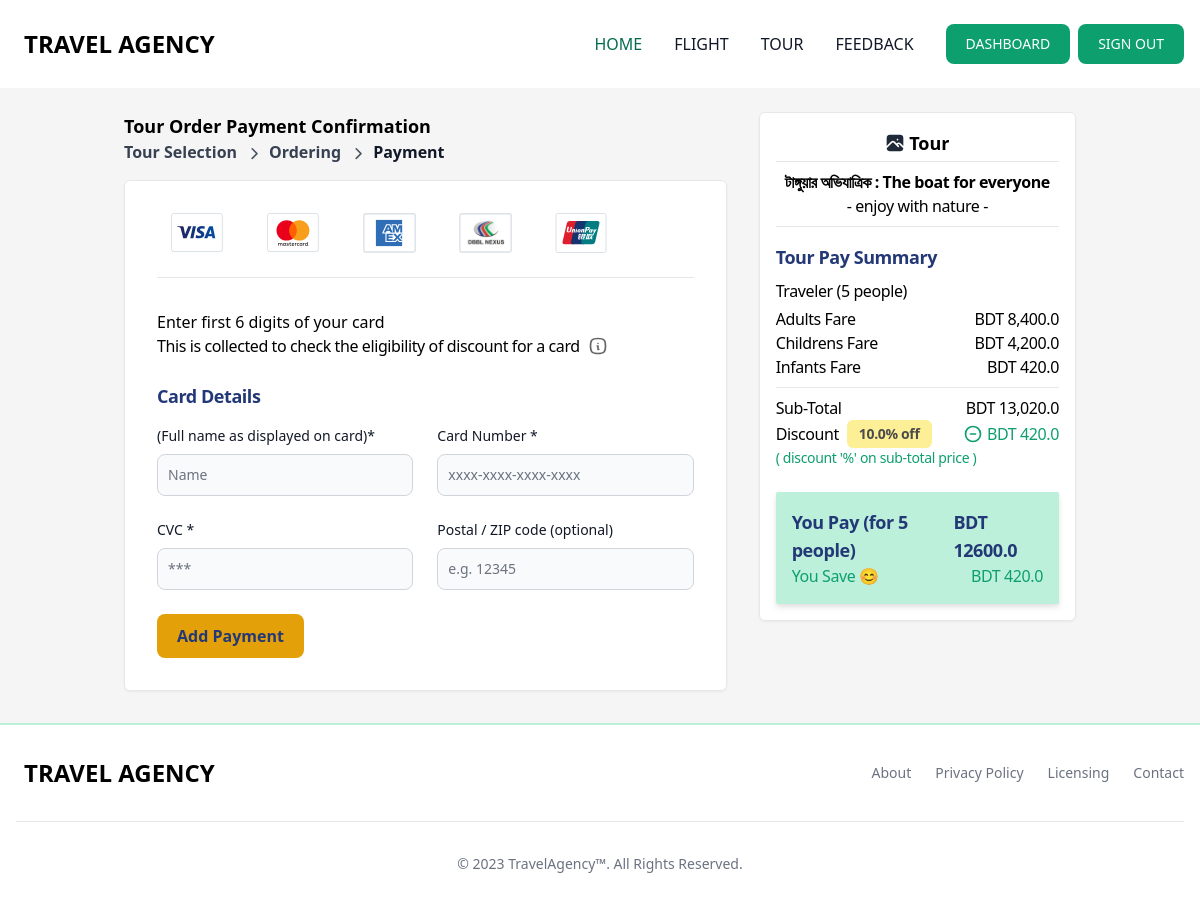
/tour/tour-payments/2 (signed in), run on the app's committed database.
### app_tour/models.py (models this page shows, shortened)
class TourOrderModel(models.Model):
    user =  models.ForeignKey(User, on_delete=models.CASCADE, null=True)
    package = models.ForeignKey(TourPackageModel, on_delete=models.CASCADE, null=True)
    adult_traveler = models.PositiveIntegerField(null=True, default=1)
    child_traveler = models.PositiveIntegerField(null=True, blank=True)
    infant_traveler = models.PositiveIntegerField(null=True, blank=True)
    hotel_name = models.CharField(max_length=525, null=True)
    journey_date = models.DateTimeField()
    created_at = models.DateTimeField(auto_now_add=True)
    class Meta:
        verbose_name = "Tour Package Order"
        verbose_name_plural = "Tour Package Orders"
        ordering = [
            '-id'
        ]

class TourPackageModel(models.Model):
    package_title = models.CharField(max_length=525, null=True)
    package_cover_image = models.ImageField(upload_to="tour_package_cover_images", null=True, blank=True)
    tour_location = models.ForeignKey(
        TourLocationModel, on_delete=models.CASCADE, null=True, blank=True
    )
    tour_duration = models.IntegerField(null=True, blank=True)
    peoples_limit = models.PositiveIntegerField(default=1, null=True, blank=True)
    details = RichTextUploadingField(null=True)
    options = RichTextUploadingField(null=True)
    policy = RichTextUploadingField(null=True)
    journey_date = models.DateTimeField()
    package_price = models.FloatField(null=True, blank=True)
    Children_package_price = models.FloatField(null=True, default= 50, help_text="Enter 50 percent children traveler")
    Infant_package_price = models.FloatField(null=True, default= 90, help_text="Enter 90 percent infant traveler")
    discount = models.ForeignKey("app_flight.Discount", on_delete=models.CASCADE, null=True, blank=True)
    hotel = models.ManyToManyField(HotelModel)
    created_at = models.DateTimeField(auto_now_add=True)
    def get_discount_price(self):
        if self.discount:
            return (self.package_price / 100) * self.discount.amount
    class Meta:
        verbose_name = "Tour Package"
        verbose_name_plural = "Tour Packages"
        ordering = ["-id"]

### app_flight/models.py (models this page shows, shortened)
class Discount(models.Model):
    name = models.CharField(max_length=122, null=True)
    code = models.CharField(max_length=122, null=True)
    amount = models.FloatField(null=True)
    start_date = models.DateTimeField(default=timezone.now)
    end_date = models.DateTimeField(default=timezone.now)
    created_at = models.DateTimeField(auto_now_add=True)
    class Meta:
        verbose_name = "Discount"
        verbose_name_plural = "Discounts"
        ordering = ["-id"]

### app_tour/views.py (the view, shortened to what this page needs)
# urls.py: path("tour-payments/<int:pk>", TourPaymentsView.as_view(), name="tour_payments"),
@method_decorator(signin_decorators, name="dispatch")
class TourPaymentsView(FormView):
    template_name = 'app_tour/payments.html'
    form_class = TourPaymentsForm
    success_url = reverse_lazy("app_main:order-list")
    def get_context_data(self, **kwargs):
        context = super().get_context_data(**kwargs)
        pk = self.kwargs.get('pk')
        order = get_object_or_404(TourOrderModel, id=pk)
        children_base_fare = order.package.package_price - ((order.package.package_price / 100) * order.package.Children_package_price)
        infant_base_fare = order.package.package_price - ((order.package.package_price / 100) * order.package.Infant_package_price)
        adults_fare = order.package.package_price * order.adult_traveler if order.adult_traveler else 0
        childrens_fare = children_base_fare * order.child_traveler if order.child_traveler else 0
        infants_fare = infant_base_fare * order.infant_traveler if order.infant_traveler else 0
        sub_total = adults_fare + childrens_fare + infants_fare
        total_fare = sub_total - order.package.get_discount_price() if order.package.discount else sub_total
        discount_price = order.package.get_discount_price()
        total_traveler = 0
        if order.child_traveler:
            if order.infant_traveler:
                total_traveler = order.adult_traveler + order.child_traveler + order.infant_traveler
            else:
                total_traveler = order.adult_traveler + order.child_traveler
        else:
            total_traveler = order.adult_traveler
        context['adults_fare'] = adults_fare
        context['childrens_fare'] = childrens_fare
        context['infants_fare'] = infants_fare
        context['sub_total'] = sub_total
        context['total_fare'] = total_fare
        context['discount_price'] = discount_price
        context['total_traveler'] = total_traveler
        context['order_obj'] = order
        return context

### templates/app_tour/payments.html (shortened to what this page needs)
{% extends 'base.html' %}
{% load humanize %}
{% load static %}
{% block main %}
<section class="container mt-6">
    <div class="flex flex-col md:flex-row justify-between items-start gap-8 dark:bg-gray-800 dark:border-gray-700 dark:hover:bg-gray-700">
        <div class="w-full md:w-auto flex-1">
            <div class="flex flex-wrap justify-between items-center">
                <p class="text-lg font-bold">Tour Order Payment Confirmation</p>
                <div class="flex items-center gap-2">
                   <p class="text-md text-gray-700 font-semibold">Tour Selection</p>
                   <p class="text-md text-gray-700 font-semibold">Ordering</p>
                   <p class="text-md text-gray-900 font-semibold">Payment</p>
                </div>
             </div>
            <div class="mt-4 p-8 bg-white border border-gray-200 rounded-md drop-shadow-sm">
                <div class="flex justify-start items-center gap-4">
                    <img src="{% static 'images/card-icons/visa.svg' %}" class="w-20 h-10" alt="">
                    <img src="{% static 'images/card-icons/master.svg' %}" class="w-20 h-10" alt="">
                    <img src="{% static 'images/card-icons/ae.svg' %}" class="w-20 h-10" alt="">
                    <img src="{% static 'images/card-icons/db.svg' %}" class="w-20 h-10" alt="">
                    <img src="{% static 'images/card-icons/up.svg' %}" class="w-20 h-10" alt="">
                </div> <hr class="mt-6">
                <p class="mt-8 text-md font-normal">Enter first 6 digits of your card</p>
                <div class="flex items-center gap-2">
                    <p class="text-md text-start font-normal tracking-tight">This is collected to check the eligibility of discount for a card</p>
                </div>
                <p class="mt-6 text-lg text-start text-blue-900 font-bold tracking-tight">Card Details</p>
                <form class="mt-4" method="POST">
                    <div class="mt-4 grid gap-6 md:grid-cols-2">
                        <div>
                            <label for="name" class="block mb-2 text-sm font-medium text-gray-900 dark:text-white">(Full name as displayed on card)*</label>
                            {{ form.user_card_name }}
                        </div>
                        <div>
                            <label for="card_number" class="block mb-2 text-sm font-medium text-gray-900 dark:text-white">Card Number *</label>
                            {{ form.user_card_number }}
                        </div>
                        <div>
                           <label for="cvc" class="block mb-2 text-sm font-medium text-gray-900 dark:text-white">CVC *
                           </label>
                           {{ form.user_cvc_number }}
                        </div>
                        <div>
                            <label for="code" class="block mb-2 text-sm font-medium text-gray-900 dark:text-white">Postal / ZIP code (optional)</label>
                            {{ form.user_postal_code }}
                        </div>
                     </div>
                     <button type="submit" class="mt-6 focus:outline-none text-blue-900 bg-yellow-400 hover:bg-yellow-500 focus:ring-4 focus:ring-yellow-300 font-semibold rounded-lg text-md px-5 py-2.5 mr-2 dark:focus:ring-yellow-900">Add Payment</button>
                </form>
            </div>
        </div>
        <div class="w-full md:w-1/3 mt-2 md:mt-0 p-4 bg-white border border-gray-200 rounded-md drop-shadow-sm md:sticky md:top-28">
            <div class="flex justify-center items-center gap-1">
                <p class="text-lg text-center font-semibold">Tour</p>
             </div> <hr class="mt-1">
             <p class="mt-2 text-md text-center font-bold tracking-tight">{{ order_obj.package.package_title }}</p>
             <p class="text-md text-center font-normal tracking-tight">- enjoy with nature -</p> <hr class="mt-2">
             <p class="mt-4 text-lg text-start text-blue-900 font-semibold tracking-tight">Tour Pay Summary</p>
             <p class="mt-2 text-md text-start font-normal tracking-tight mb-1">Traveler ({{ total_traveler }} people)</p>
             <div class="flex justify-between items-center">
                <p class="text-md font-normal tracking-tight">Adults Fare</p>
                <p class="text-md font-normal tracking-tight">BDT {{ adults_fare|intcomma }}</p>
             </div>
             <div class="flex justify-between items-center">
                <p class="text-md font-normal tracking-tight">Childrens Fare</p>
                <p class="text-md font-normal tracking-tight">BDT {{ childrens_fare|intcomma }}</p>
             </div>
             <div class="flex justify-between items-center">
                <p class="text-md font-normal tracking-tight">Infants Fare</p>
                <p class="text-md font-normal tracking-tight">BDT {{ infants_fare|intcomma }}</p>
             </div> <hr class="mt-2">
             <div class="flex justify-between items-center mt-2">
                <p class="text-md font-normal tracking-tight">Sub-Total</p>
                <p class="text-md font-normal tracking-tight">BDT {{ sub_total|intcomma }}</p>
             </div>
             <div class="flex justify-between items-center">
                <div class="flex items-center gap-2">
                   <p class="text-md font-normal tracking-tight">Discount </p>
                   <p class="px-3 py-1 opacity-70 text-sm font-semibold tracking-tight bg-yellow-200 rounded-md">{{ order_obj.package.discount.amount }}% off</p>
                </div>
                <div class="flex items-center gap-1">
                   <p class="text-md text-green-500 font-normal tracking-tight">BDT {{ discount_price }}</p>
                </div>
             </div>
             <p class="text-sm font-normal text-green-500 tracking-tight">( discount '%' on sub-total price )</p>
             <div class="mt-6 p-4 text-blue-900 bg-green-200 rounded-sm drop-shadow-md">
                <div class="flex justify-between items-center">
                   <p class="text-lg font-semibold tracking-tight">You Pay (for {{ total_traveler }} people)</p>
                   <p class="text-lg font-semibold tracking-tight">BDT {{ total_fare }}</p>
                </div>
                <div class="flex justify-between items-center text-green-500">
                   <p class="text-md font-normal tracking-tight">You Save 😊</p>
                   <p class="text-md font-normal tracking-tight">BDT {{ discount_price }}</p>
                </div>
             </div>
        </div>
    </div>
</section>
{% endblock main %}

### data on the page
TourOrderModel: package.package_title "টাঙ্গুয়ার অভিযাত্রিক : The boat for everyone", package.discount.amount "10.0"

### other printed values
{{ total_traveler }} "5"
{{ adults_fare|intcomma }} "8,400.0"
{{ childrens_fare|intcomma }} "4,200.0"
{{ infants_fare|intcomma }} "420.0"
{{ sub_total|intcomma }} "13,020.0"
{{ discount_price }} "420.0"
{{ total_fare }} "12600.0"
